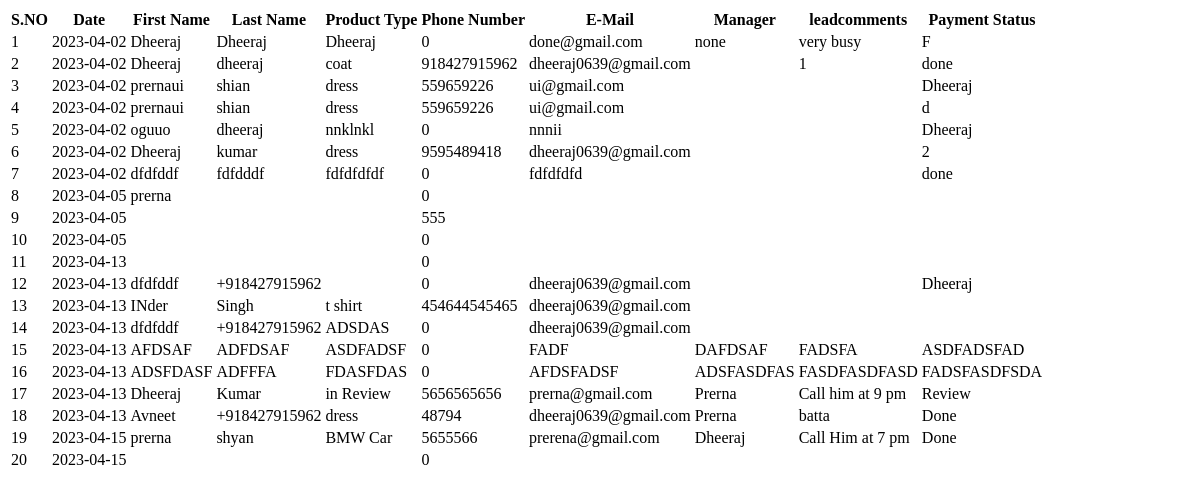
Before: /orderfetch.php with the older database file.
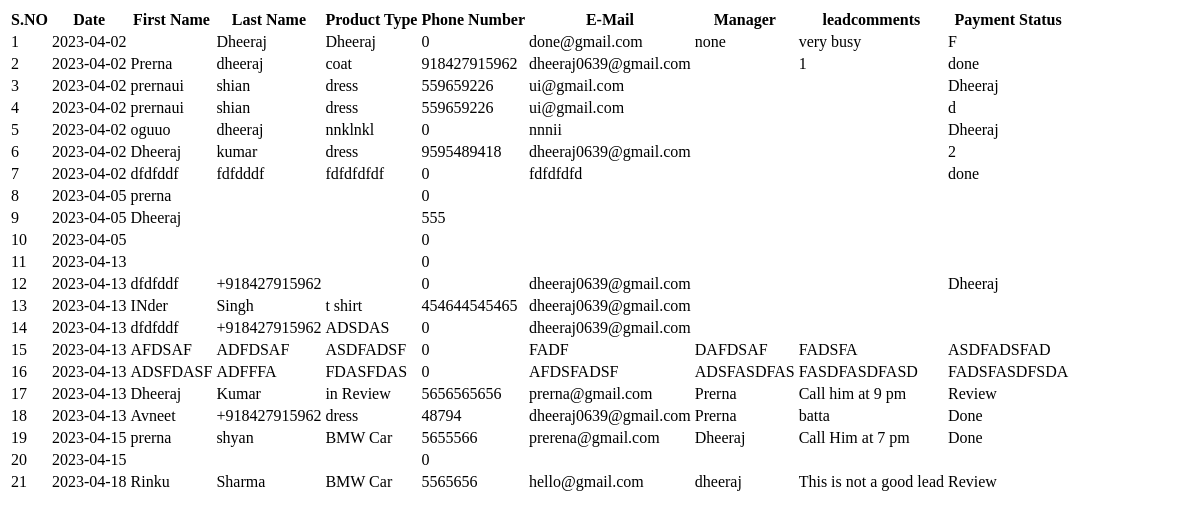
After: the same page with the newer database file.
### tables this page shows
CREATE TABLE `coustomer` (
  `sno` int(11) NOT NULL,
  `Date` date NOT NULL DEFAULT current_timestamp(),
  `fname` varchar(30) NOT NULL,
  `lname` varchar(30) NOT NULL,
  `clothtype` varchar(100) NOT NULL,
  `phonenumber` bigint(10) NOT NULL,
  `email` varchar(30) NOT NULL,
  `address` text NOT NULL,
  `address2` text DEFAULT NULL,
  `country` varchar(10) NOT NULL,
  `state` varchar(15) NOT NULL,
  `zip` int(10) NOT NULL,
  `leadcomments` text NOT NULL,
  `administrationname` text NOT NULL,
  `leadtype` text NOT NULL,
  `Payment Status` text NOT NULL
);

### orderfetch.php (the view, shortened to what this page needs)
<html>
  <body>
<?php
  include("dbcon.php");
   $sql = "SELECT * FROM `coustomer`";
   $retval = mysqli_query( $db, $sql );
     echo"
   <table>
      <tr>
      <th>S.NO </th>
      <th> Date </th>
      <th>First Name</th>
      <th>Last Name</th>
      <th>Product Type</th>
      <th>Phone Number</th>
      <th>E-Mail</th>
       <th> Manager</th>
      <th> leadcomments </th>
      <th> Payment Status </th>
      </tr>";
   while($row = mysqli_fetch_array($retval)) {
      echo "<tr>
      <td>{$row['sno']} </td>".
      "<td> {$row['Date']}  </td>".
       "<td> {$row['fname']}  </td> ".
       "<td> {$row['lname']}  </td> ".
         "<td> {$row['clothtype']}  </td> ".
         "<td> {$row['phonenumber']}  </td> ".
         " <td> {$row['email']} </td>".
         " <td> {$row['administrationname']} </td>",
         " <td> {$row['leadcomments']} </td>",
         " <td> {$row['Payment Status']} </td>
         </tr>
         ";
   }
?>
</body>
</html>

Changed rows visible on the page:
changed coustomer "done@gmail.com": fname "Dheeraj" → (not shown)
changed coustomer "coat": fname "Dheeraj" → "Prerna"
changed coustomer id 9: fname (not shown) → "Dheeraj"
added coustomer: sno "21", Date "2023-04-18", fname "Rinku", lname "Sharma", clothtype "BMW Car", phonenumber "5565656", email "hello@gmail.com", administrationname "dheeraj", leadcomments "This is not a good lead", Payment Status "Review"
